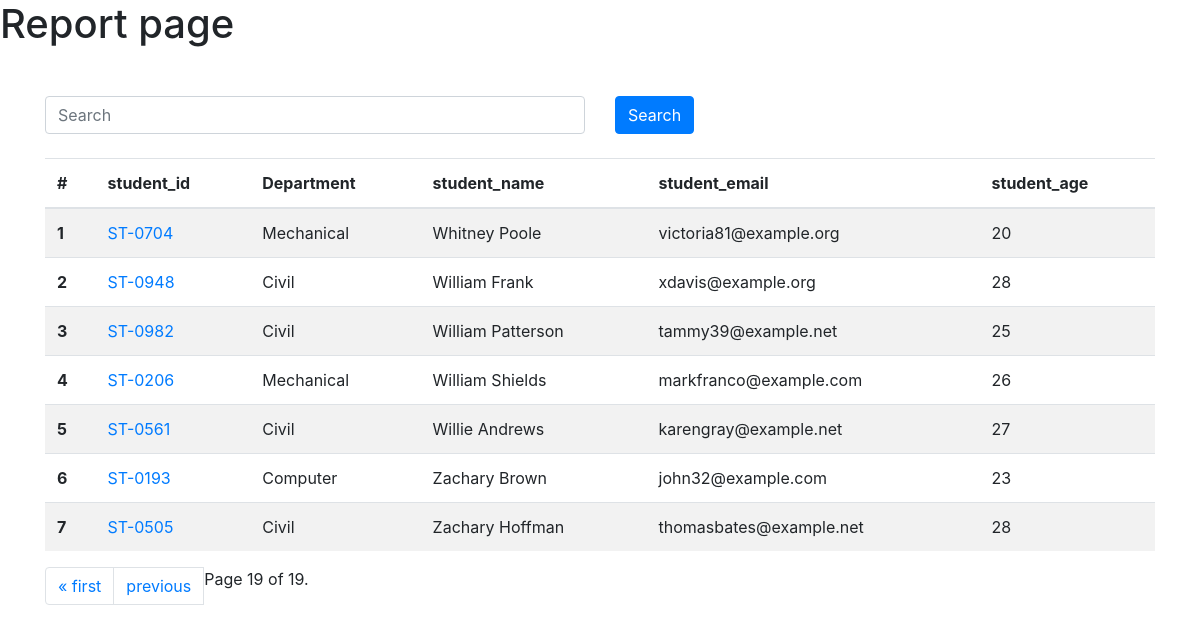
The page /report/student/?page=19 on the database its author committed.
### reportCard/models.py (models this page shows, shortened)
class Student(models.Model):
  department = models.ForeignKey(Department, related_name='depart', on_delete=models.CASCADE)
  student_id = models.OneToOneField(StudentID, related_name='studentid', on_delete=models.CASCADE)
  student_name = models.CharField(max_length=100)
  student_email = models.EmailField(unique=True)
  student_age = models.IntegerField(default=18)
  student_address = models.TextField()
  class Meta:
    ordering = ['student_name']
    verbose_name = 'student'

class StudentID(models.Model):
  student_id = models.CharField(max_length=100)
  def __str__(self) -> str:
    return self.student_id

class Department(models.Model):
  department = models.CharField(max_length=100)
  class Meta:
    ordering = ['department']

### reportCard/views.py (the view, shortened to what this page needs)
# urls.py: path('student/', views.get_students, name = "student"),
def get_students(request):
  queryset = Student.objects.all()
  paginator = Paginator(queryset, 10)
  page_num = request.GET.get("page", 1)
  page_obj = paginator.get_page(page_num)
  return render(request, 'reportCard/student.html', {'queryset':page_obj})

### reportCard/templates/reportCard/student.html (shortened to what this page needs)
<!DOCTYPE html>
<html lang="en">
<head>
  <link rel="stylesheet" href="https://cdn.jsdelivr.net/npm/bootstrap@4.3.1/dist/css/bootstrap.min.css">
</head>
<body>
  <h1>Report page</h1>
  <div class="container mt-5">
    <form action="" class="mb-4">
    <div class="row">
      <div class="col md-6">
        <input class="form-control" type="text" name="search" placeholder="Search">
      </div>
      <div class="col md-6">
        <button class="btn btn-primary">Search</button>
      </div>
    </div>
    </form>
    <table class="table table-striped">
      <thead>
        <tr>
          <th scope="col">#</th>
          <th scope="col">student_id</th>
          <th scope="col">Department</th>
          <th scope="col">student_name</th>
          <th scope="col">student_email</th>
          <th scope="col">student_age</th>
        </tr>
      </thead>
      <tbody>
        {% for student in queryset %}
        <tr>
          <th scope="row">{{forloop.counter}}</th>
          <td>
            <a href="{% url 'marks' student.student_id %}">
            {{student.student_id}}</a></td>
          <td>{{student.department.department}}</td>
          <td>{{student.student_name}}</td>
          <td>{{student.student_email}}</td>
          <td>{{student.student_age}}</td>
        </tr>
        {% endfor %}
      </tbody>
    </table>
        <nav aria-label="Page navigation example">
          <ul class="pagination">
            <div class="pagination">
                  {% if queryset.has_previous %}
                    <li class="page-item"><a class="page-link" href="?page=1">&laquo; first</a></li>
                    <li class="page-item"><a class="page-link" href="?page={{ queryset.previous_page_number }}">previous</a></li>
                  {% endif %}
                  <span class="current">
                      Page {{ queryset.number }} of {{ queryset.paginator.num_pages }}.
                  </span>
            </div>
          </ul>
        </nav>
  </div>
</body>
</html>

### rows shown on the page
Student: student_id "ST-0704", department.department "Mechanical", student_name "Whitney Poole", student_email "victoria81@example.org", student_age "20"
Student: student_id "ST-0948", department.department "Civil", student_name "William Frank", student_email "xdavis@example.org", student_age "28"
Student: student_id "ST-0982", department.department "Civil", student_name "William Patterson", student_email "tammy39@example.net", student_age "25"
Student: student_id "ST-0206", department.department "Mechanical", student_name "William Shields", student_email "markfranco@example.com", student_age "26"
Student: student_id "ST-0561", department.department "Civil", student_name "Willie Andrews", student_email "karengray@example.net", student_age "27"
Student: student_id "ST-0193", department.department "Computer", student_name "Zachary Brown", student_email "john32@example.com", student_age "23"
Student: student_id "ST-0505", department.department "Civil", student_name "Zachary Hoffman", student_email "thomasbates@example.net", student_age "28"

### other values the page prints
{{ queryset.number }} "19"
{{ queryset.paginator.num_pages }} "19"
